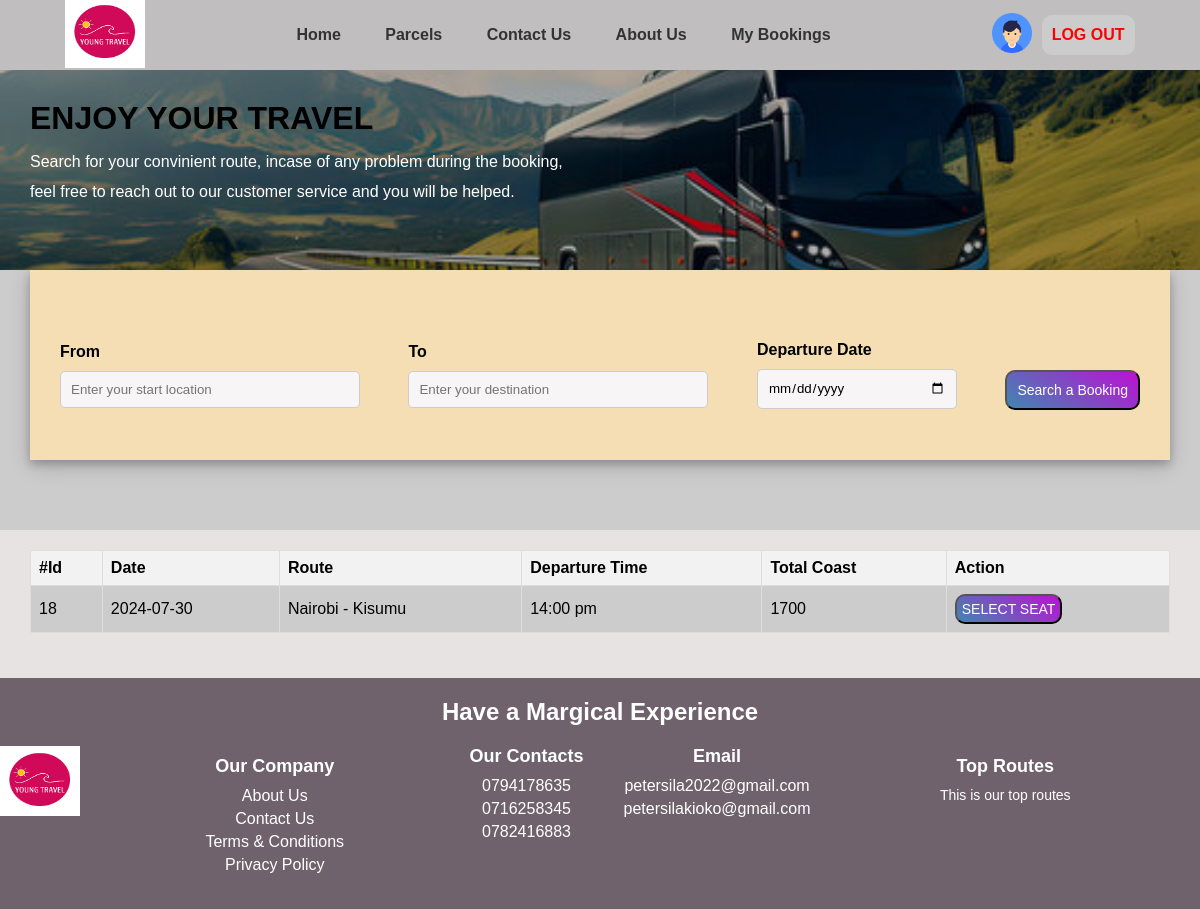
/userbooking.php (signed in), run on the app's committed database.
### tables this page shows
CREATE TABLE `schedules` (
  `schedule_id` int NOT NULL AUTO_INCREMENT,
  `sdate` date NOT NULL,
  `bus` varchar(100) NOT NULL,
  `origin` varchar(100) NOT NULL,
  `destination` varchar(100) NOT NULL,
  `departuretime` time(6) NOT NULL,
  `fare` int NOT NULL,
  `lastupdated` timestamp(6) NOT NULL DEFAULT CURRENT_TIMESTAMP(6) ON UPDATE CURRENT_TIMESTAMP(6),
  PRIMARY KEY (`schedule_id`)
);

### controllers/bookcontroller.php (called while the page is built, shortened)
<?php
require 'connect/db_connect.php';
$errors = array();
$from = '';
$to = '';
$departuredate = '';
$filterdate = date('Y-m-d');
$filtertime = date('H:i');
if (isset($_POST['b-srch-btn'])) {
    $from = $_POST['from'];
    $to = $_POST['to'];
    $departuredate = $_POST['departuredate'];
    if (empty($from)) {
        $errors['from'] = "Departure place required";
    }
    if (empty($to)) {
        $errors['to'] = "Destination required";
    }
    if (empty($departuredate)) {
        $errors['departuredate'] = "Departure date required";
    }
    $count_sql = "SELECT SUM(numberseats) AS totalseats FROM bookings WHERE scheduleid = ?";
    $stmt = $conn->prepare($count_sql);
    $stmt->bind_param("i", $scheduleid);
    $stmt->execute();
    $result = $stmt->get_result();
    $row = $result->fetch_assoc();
    $bookedSeats = $row['totalseats'];
    if (count($errors) === 0) {
        $sql = "SELECT * FROM schedules
        WHERE origin = '$from' AND destination = '$to'";
        $sql .= " AND schedules.sdate = '$departuredate'";
        $result = $conn->query($sql);
    }else{
        $selsql = "SELECT s.*, IFNULL(b.totalseats, 0) AS totalseats
        FROM schedules s
        -- join the two tables schedules and bookings in the query
        LEFT JOIN (
            SELECT scheduleid, SUM(numberseats) AS totalseats
            FROM bookings
            GROUP BY scheduleid
        ) b ON s.schedule_id = b.scheduleid
        WHERE s.sdate >= '$filterdate' AND s.departuretime >= '$filtertime' AND IFNULL(b.totalseats, 0) < 43
        LIMIT 10";
        $result = $conn->query($selsql);
    }
}else {
    $selsql = "SELECT s.*, IFNULL(b.totalseats, 0) AS totalseats
    FROM schedules s
    LEFT JOIN (
        SELECT scheduleid, SUM(numberseats) AS totalseats
        FROM bookings
        GROUP BY scheduleid
    ) b ON s.schedule_id = b.scheduleid
    WHERE s.sdate >= '$filterdate' AND s.departuretime >= '$filtertime' AND IFNULL(b.totalseats, 0) < 43
    LIMIT 10";
    $result = $conn->query($selsql);
}
?>

### userbooking.php (the view, shortened to what this page needs)
<?php
require_once 'controllers/bookcontroller.php';
?>
<!DOCTYPE html>
<html lang="en">
<head>
    <link rel="stylesheet" href="css/styless.css">
</head>
<body>
    <div class="backimage">
        <div class="nav-bar">
            <nav>
                <a href="home.php"><img src="images/logo.png" class="logo"></a>
                <ul>
                    <li><a href="home.php"><b>Home</b></a></li>
                    <li><a href="parcels.php"><b>Parcels</b></a></li>
                    <li><a href="contactus.php"><b>Contact Us</b></a></li>
                    <li><a href="aboutus.php"><b>About Us</b></a></li>
                    <li><a href="booking_hist.php"><b>My Bookings</b></a></li>
                </ul>
                <div class="reg-nav">
                    <a href="profile.php"><img  class="profile" src="images/user.png"></a>
                    <button class="log-btn"><a href="index.php?logout=1" class="logout"><b>LOG OUT</b></a></button>
                </div>
            </nav>
        </div>
        <div class="hero">
            <h1>ENJOY YOUR TRAVEL</h1>
            <p>Search for your convinient route, incase of any problem during the booking, <br>
            feel free to reach out to our customer service and you will be helped.</p>
        </div>
    </div>
    <div class="content">
        <div class="make-bkng">
            <form action="userbooking.php" method="post">
                <div class="r-seat">
                    <div class="m-bok">
                        <label for="from">From</label>
                        <input type="text" id="from" name="from" placeholder="Enter your start location" value="<?php echo $from; ?>">
                    </div>
                    <div class="m-bok">
                        <label for="to">To</label>
                        <input type="text" id="to" name="to" placeholder="Enter your destination" value="<?php echo $to; ?>">
                    </div>
                    <div class="m-bok">
                        <label for="date">Departure Date</label>
                        <input type="date" name="departuredate" id="date" value="<?php echo $departuredate; ?>">
                    </div>
                    <div class="m-bok">
                        <div class="send-mess-btn">
                            <button type="submit" name="b-srch-btn">Search a Booking</button>
                        </div>
                    </div>
                </div>
            </form>
        </div>
        <div class="avail-bus-list">
            <table>
                <tr>
                    <th>#Id</th>
                    <th>Date</th>
                    <th>Route</th>
                    <th>Departure Time</th>
                    <th>Total Coast</th>
                    <th>Action</th>
                </tr>
                <?php
                    if (isset($result) && $result->num_rows > 0) {
                        while ($schedules_r = $result->fetch_assoc()) {
                            $departureTime = date("H:i a", strtotime($schedules_r['departuretime']));
                            echo "<tr>";
                            echo "<td>" . $schedules_r["schedule_id"] . "</td>";
                            echo "<td>" . $schedules_r["sdate"] . "</td>";
                            echo "<td>" . $schedules_r["origin"] . " - " . $schedules_r["destination"] . "</td>";
                            echo "<td>" . $departureTime . "</td>";
                            echo "<td>" . $schedules_r["fare"] . "</td>";
                            echo "<td class='action-column'>";
                            echo "<form action='userbooking.php' method='post'>";
                            echo "<button type='submit' name='b-seat-btn' class='send-mess-btn'>SELECT SEAT</button>";
                            echo "</form>";
                            echo "</td>";
                            echo "</tr>";
                        }
                    } else {
                        echo "<tr><td colspan='4'>No schedules found for now</td></tr>";
                    }
                ?>
            </table>
        </div>
    </div>
</body>
<footer>
    <div class="head">
        <h3>Have a Margical Experience</h3>
    </div>
    <div class="cont">
        <img src="images/logo.png" class="logo">
        <div class="our-comp">
            <h3>Our Company</h3>
            <a href="aboutus.php">About Us</a>
            <a href="contactus.php">Contact Us</a>
            <a href="terms&cods.pdf">Terms & Conditions</a>
            <a href="privacy.txt">Privacy Policy</a>
        </div>
        <div class="our-conta">
            <div class="numbers">
                <h3>Our Contacts</h3>
                <a href="tel:+254794178635">0794178635</a>
                <a href="tel:+254716258345">0716258345</a>
                <a href="tel:+254782416883">0782416883</a>
            </div>
            <div class="emails">
                <h3>Email</h3>
                <a href="mailto:petersila2022@gmail.com">petersila2022@gmail.com</a>
                <a href="mailto:petersilakioko@gmail.com">petersilakioko@gmail.com</a>
            </div>
        </div>
        <div class="top-routes">
            <h3>Top Routes</h3>
            <p>This is our top routes</p>
        </div>
    </div>
</footer>
</html>

### css/styless.css (style rules this page uses)
* { margin: 0; padding: 0; box-sizing: border-box; font-family: 'Poppins', sans-serif; }
h1, h2 { color: black; }
h3 { color: #999; }
.backimage { background-image: url('../images/heroback.jpg'); background-size: cover; background-position: center; background-repeat: no-repeat; }
.hero { position: relative; color: white; padding: 30px; min-height: 200px; background-color: rgb(0, 0, 0); background-color: rgba(0,0,0,0.3); }
.hero p { padding-top: 10px; padding-bottom: 10px; line-height: 30px; }
nav { display: flex; height: 70px; align-items: center; justify-content: space-around; background-color: rgb(0, 0, 0); background-color: rgb(192, 190, 190); color: #fff; }
nav .reg-nav a .profile { height: 40px; width: 40px; }
.logo { width: 80px; height: 70px; }
nav ul li { display: inline-block; list-style: none; padding: 20px; position: relative; }
nav ul li a { text-decoration: none; color: #333; font-weight: 400; }
nav .reg-nav { display: flex; align-items: center; }
nav .reg-nav a { display: inline-block; padding: 10px; text-decoration: none; }
nav .reg-nav button { display: inline-block; border-radius: 10px; border: none; background-color: #ccc; height: 40px; min-width: 80px; font-size: 16px; cursor: pointer; }
.logout { color: red; }
.make-bkng { margin: 70px 30px 70px 30px; padding: 0px 30px 0px 30px; }
footer { background-color: #493845c9; color: #fff; padding: 20px 0; text-align: center; min-height: 200px; overflow: hidden; }
.head { margin-bottom: 20px; }
.head h3 { font-size: 24px; color: #fff; }
.cont { display: flex; justify-content: space-around; flex-wrap: wrap; }
.our-conta { display: flex; justify-content: space-around; flex-wrap: wrap; }
.emails { flex: 1; padding-left: 40px; }
.our-comp, .top-routes { flex: 1; margin: 10px; }
.cont h3 { font-size: 18px; color: #fff; margin-bottom: 10px; }
.cont a { color: #fff; text-decoration: none; display: block; margin-bottom: 5px; }
.cont p { color: #fff; font-size: 14px; }
.content { background-color: #ccc; }
.content .make-bkng { margin-top: 0; min-width: 300px; min-height: 150px; background: wheat; justify-content: space-around; box-shadow: 0 4px 8px 0 rgba(0,0,0,0.2), 0 6px 20px 0 rgba(0,0,0,0.19); overflow: hidden; }
.content .make-bkng .r-seat { display: flex; justify-content: space-between; flex-wrap: wrap; align-items: center; width: 100%; padding-top: 50px; padding-bottom: 50px; }
.content .make-bkng .r-seat label { font-weight: bold; display: block; padding-top: 20px; padding-bottom: 10px; }
.content .make-bkng .r-seat input[type="text"] { width: 300px; padding: 10px; border: 1px solid #ccc; background-color: #f7f5f5; border-radius: 5px; box-sizing: border-box; }
.content .make-bkng .r-seat input[type="date"] { width: 200px; padding: 10px; border: 1px solid #ccc; background-color: #f7f5f5; border-radius: 5px; box-sizing: border-box; }
.content .make-bkng button { margin-top: 50px; text-decoration: none; padding: 10px 10px; color: #fff; background-image: linear-gradient(35deg, #3f87b1, #bd10d4); font-size: 14px; border-radius: 10px; cursor: pointer; }
.avail-bus-list { padding: 20px 30px 45px 30px; background-color: #e7e3e3; }
.avail-bus-list table { width: 100%; border-collapse: collapse; }
.avail-bus-list th, .avail-bus-list td { border: 1px solid #ddd; padding: 8px; text-align: left; }
.avail-bus-list th { background-color: #f2f2f2; }
.avail-bus-list td { background-color: #ccc; }
.avail-bus-list table button { text-decoration: none; padding: 5px 5px; color: #fff; background-image: linear-gradient(35deg, #3f87b1, #bd10d4); font-size: 14px; border-radius: 10px; cursor: pointer; }

### data on the page
schedules: schedule_id "18", sdate "2024-07-30", origin "Nairobi", destination "Kisumu", departuretime "14:00 pm", fare "1700"
